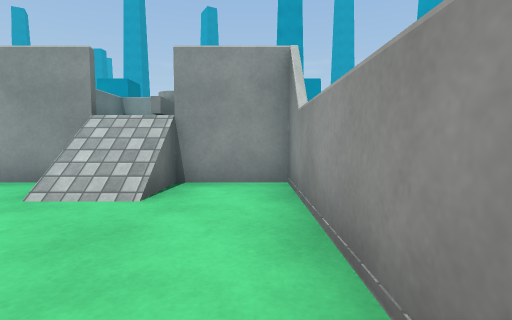
view 1 (above)

16 first-person views from a walk through a Unity game level. The camera is 0.66 m above the floor, tilts 4° down and sees 85° across. The floor is counted in squares, 1 m on a side. Each view is taken from the middle of a square. On the plan, view 1 faces up. The plan holds only what a view shows up to about 9 squares ahead; the rest is blank. The place goes on beyond the plan. The player is left out. Surface patterns are stand-ins for the level's own textures.

view 2
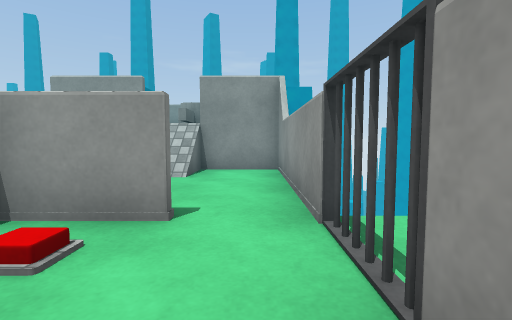

view 3
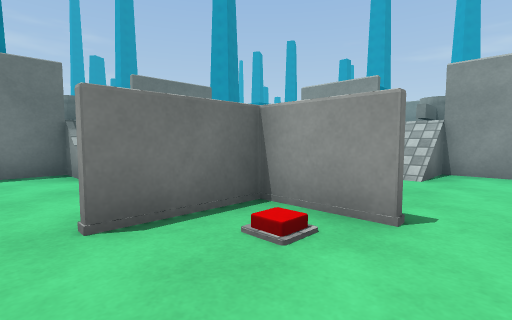

view 4
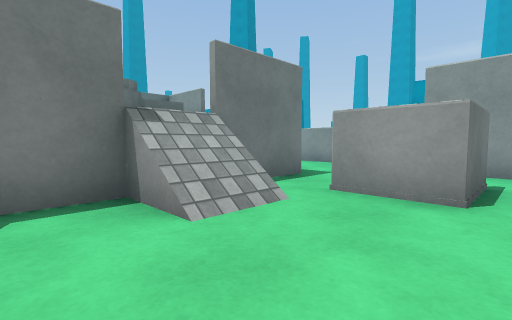

view 5
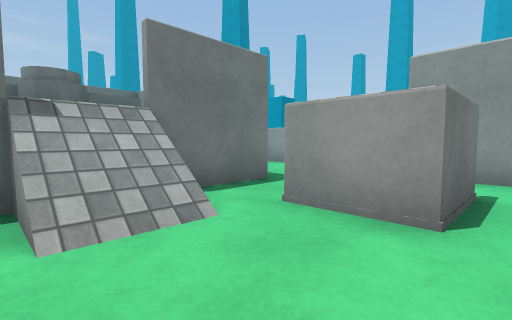

view 6
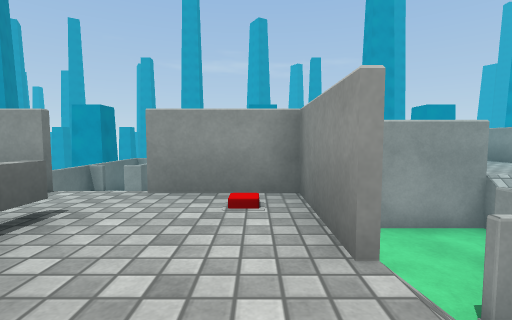

view 7
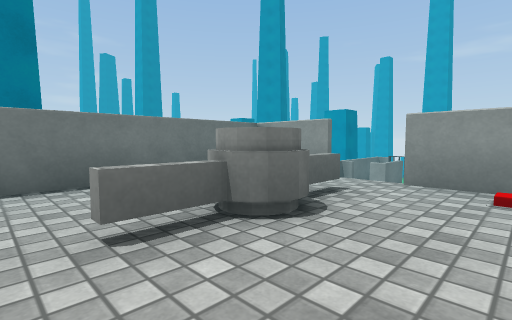

view 8
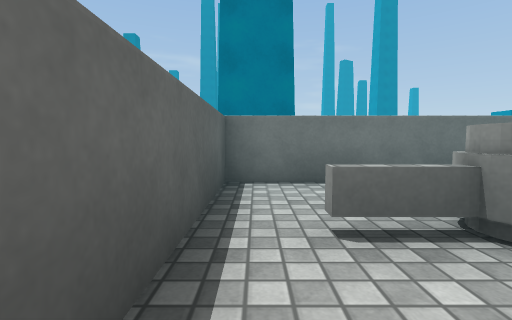

view 9
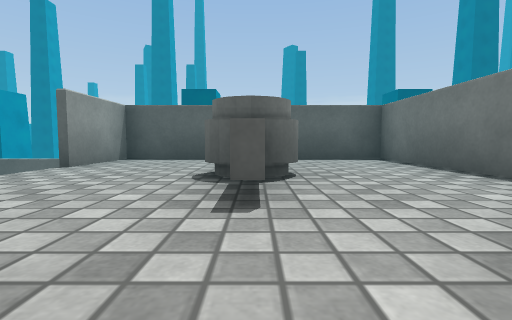

view 10
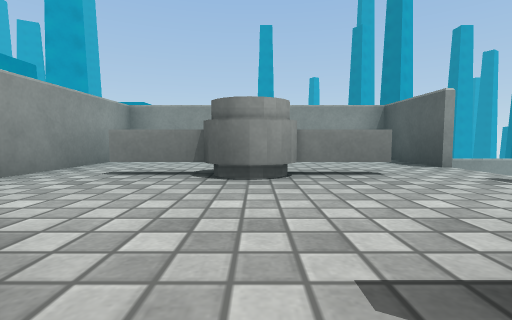

view 11
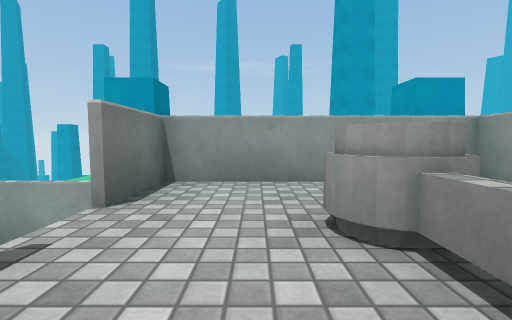

view 12
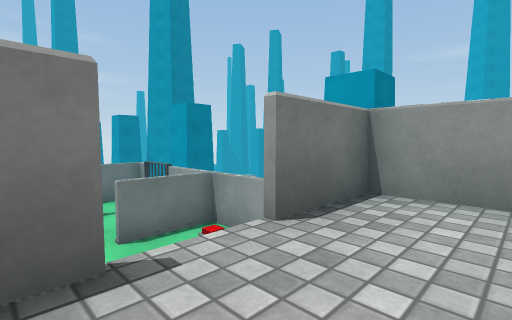

view 13
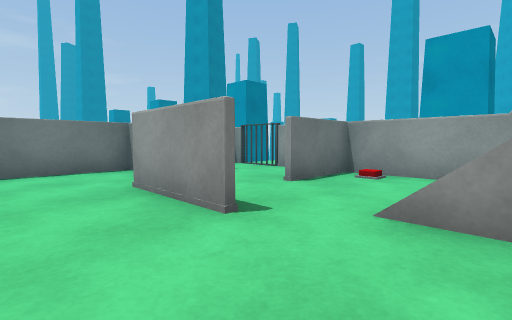

view 14
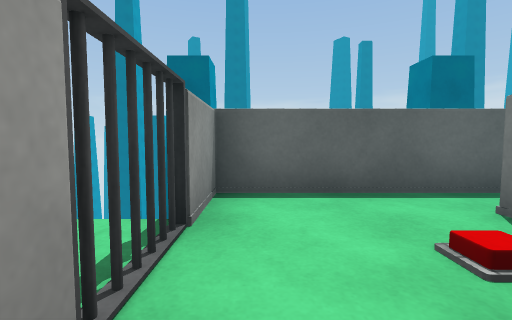

view 15
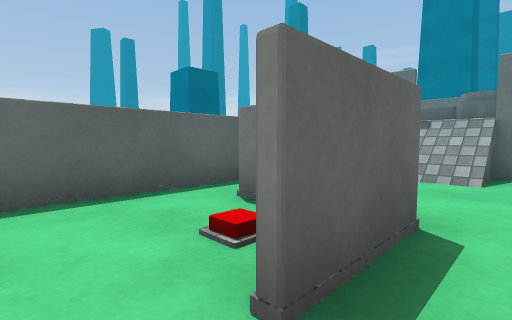

view 16
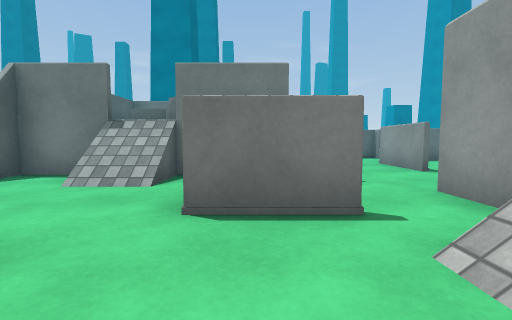

### Floor plan
Key: @ floor where view 1 was taken; # wall or solid block; x gap in a wall; . main floor; : floor 1.05 m higher than the main floor; / step, stairs or slope; v drop or lower ground; T thing the floor can be seen under or through; O other object.
Columns run from 12 left of view 1 to 1 right of it. Each row starts with its distance up from view 1.
 10  xx v### ####
  9 #...#/..#::::#
  8 #...#...#:O::#
  7  ##...//::O::#
  6 #..###..#:O::#
  5 #....... ::::#
  4 #../....TT/##v
  3  ##/###.TT/..#
  2 #:::::#..#...#
  1 #::O::####...#
  0 #::O:://..##@x
 -1 #::O::#/..#..x
 -2 #:::::#......#
 -3  ##### ######

Where each view was taken, in squares from view 1:
view 1: 0 up, 0 right, facing up
view 2: 2 down, 0 right, facing up
view 3: 2 down, 0 right, facing up-left
view 4: 2 down, 3 left, facing up-left
view 5: 1 down, 3 left, facing up-left
view 6: 1 down, 7 left, facing up
view 7: 2 down, 7 left, facing up-left
view 8: 2 down, 7 left, facing left
view 9: 3 up, 9 left, facing down
view 10: 7 up, 5 left, facing right
view 11: 5 up, 3 left, facing up
view 12: 6 up, 3 left, facing up-left
view 13: 4 up, 5 left, facing up-left
view 14: 1 up, 0 right, facing down
view 15: 1 up, 0 right, facing down-left
view 16: 2 up, 1 left, facing left
